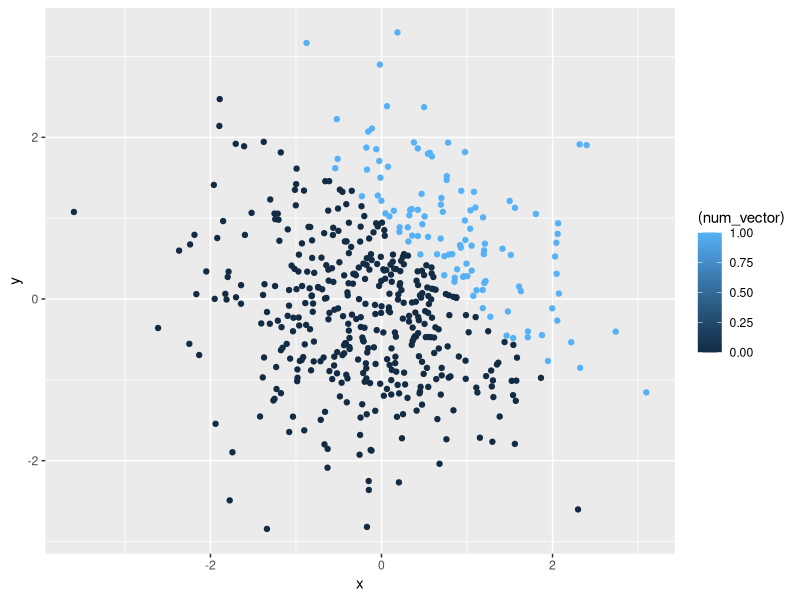
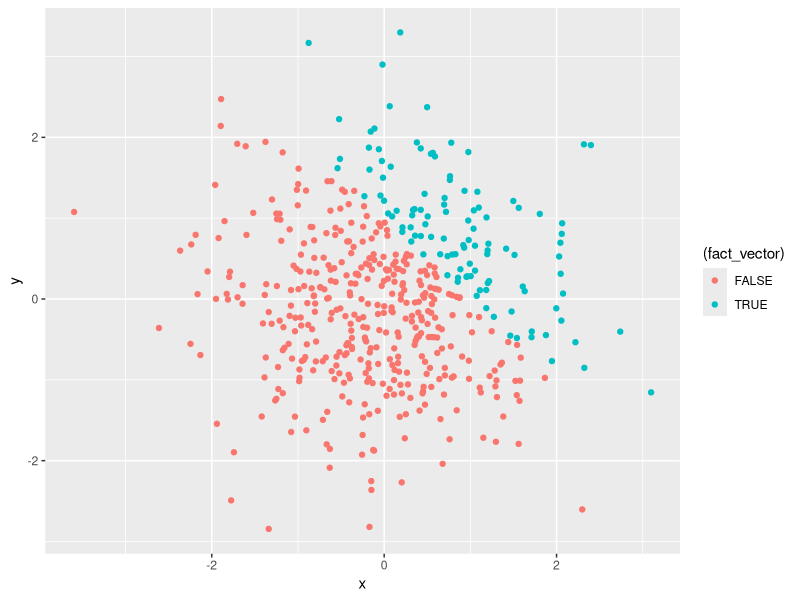
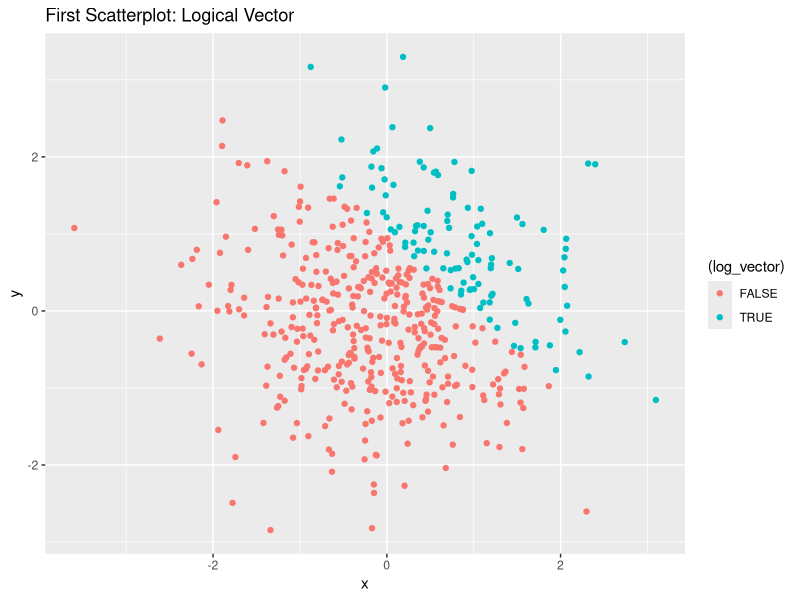
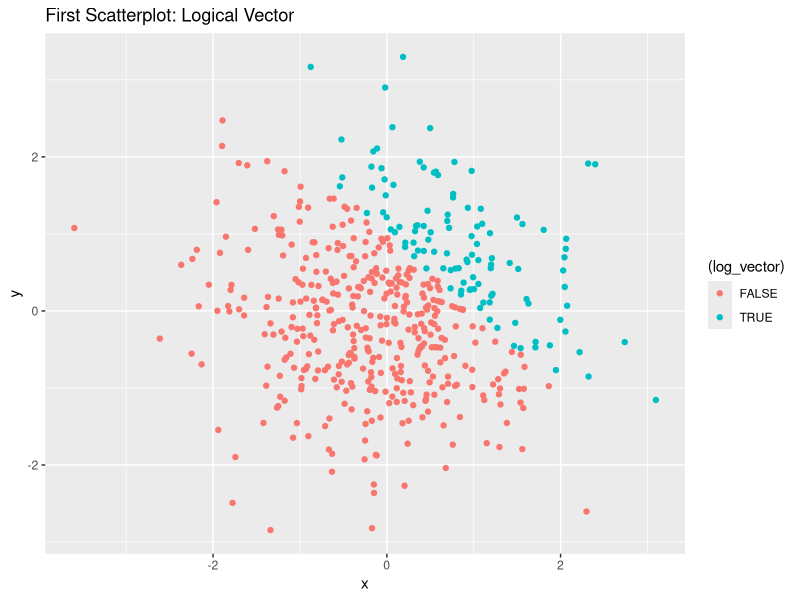

These charts were generated, in order, by the following R code:
## ---- chunk 1
library(tidyverse)
## ---- chunk 2
one_df = tibble(
  sample = rnorm(8),
  vec_logical = sample > 0,
  vec_character = c('a','b','c','d','e','f','g','h'),
  vec_factor = factor(c("big","med","small","big","med","small","big","small"))
)
## ---- chunk 3
mean(pull(one_df, sample))

mean(pull(one_df, vec_logical))

mean(pull(one_df, vec_character))

mean(pull(one_df,vec_factor))
## ---- chunk 4
log_num = as.numeric(pull(one_df,vec_logical))
product_num = log_num*pull(one_df, sample)

log_fact = as.factor(pull(one_df, vec_logical))
product_fact = log_fact*pull(one_df, sample) # ‘*’ not meaningful for factors. This makes sense since the factor vector did not yield a mean.#

fact_num = as.numeric(log_fact)
product_num_random = fact_num*pull(one_df, sample)
## ---- chunk 5
two_df = tibble(
  x = rnorm(500),
  y = rnorm(500),
  log_vector = x + y > 1,
  num_vector = as.numeric(log_vector),
  fact_vector = as.factor(log_vector),
)
## ---- chunk 6
nrow(two_df) # The nrow = 500. #
ncol(two_df) # The ncol = 5. #

mean(pull(two_df, x))
median(pull(two_df, x))
sd(pull(two_df, x))


## ---- chunk 7
scatterplot_one = ggplot(two_df, aes (x=x, y=y, color = (log_vector))) + geom_point()# The red represents when the logical vector is false, that is x + y =< 1. The blue represents when the logical vector is true, that is x + y > 1. #

ggplot(two_df, aes (x=x, y=y, color = (num_vector))) + geom_point() # The darker blue represents when the numeric vector is false, that is x + y =<. The lighter blue represents when the numeric factor is true, that is x + y > 1.#
ggplot(two_df, aes (x=x, y=y, color = (fact_vector))) + geom_point() # The red represents when the factor vector is false, that is x + y =< 1. The blue represents when the factor vector is true, that is x + y > 1. #

print(scatterplot_one + ggtitle("First Scatterplot: Logical Vector"))
ggsave("scatterplot_one.pdf")
